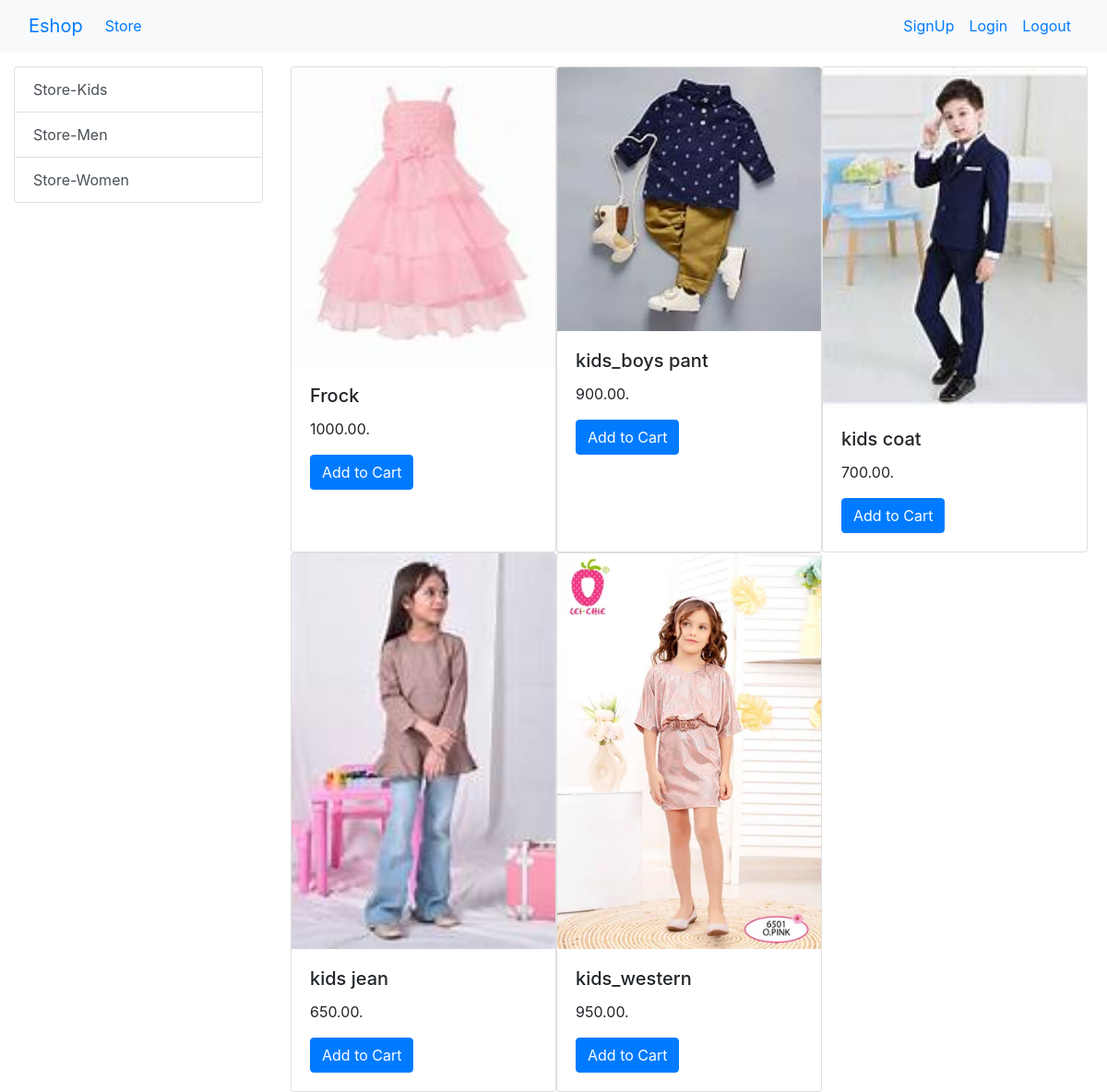
/?category=1, run on the app's committed database.
### Store/models/category.py (models this page shows)
class Category(models.Model):
    name=models.CharField(max_length=255)
    def __str__(self):
        return self.name
    @staticmethod
    def get_all_categories():
        return Category.objects.all()

### Store/models/product.py (models this page shows, shortened)
class Product(models.Model):
    name=models.CharField(max_length=50)
    description=models.TextField()
    price=models.DecimalField(max_digits=10,decimal_places=2)
    image=models.ImageField(upload_to='upload/products/')
    category=models.ForeignKey(Category,on_delete=models.CASCADE,default=1) # map caegory in product to delete and easya accesible for user
    def __str__(self):
        return self.name
    @staticmethod
    def get_all_products_by_categoriesid(category_id):
        if category_id:
            return Product.objects.filter(category=category_id)
        else:
            return Product.get_all_products()

### Store/views.py (the view)
# urls.py: path('', views.index, name='homepage'),
def index(request):
    products=None
    categories=None
    categories = Category.get_all_categories()
    categoryid=request.GET.get('category')
    if categoryid:
        products=Product.get_all_products_by_categoriesid(categoryid)
    else:
        products=Product.get_all_products()
    data = {}
    data['products']=products
    data['categories']=categories
    print(products)
    print(categories)
    return render(request, 'index.html', data)

### Store/templates/index.html
{% extends "base.html" %}
{% block content %}
<div class='container-fluid mt-3'>
  <div class="row">
  <div class="col-lg-3 mx-auto">
  <div class="list-group">
    {% for category in categories %}
    <a href="/?category={{ category.id }}" class="list-group-item list-group-item-action">{{ category.name }}</a>
    {% endfor %}
  </div>
  </div>
  <div id="products" class="col-lg-9">
<div class='row mx-auto'>
    {% for product in products %}
    <div class="card" style="width: 18rem;">
        <img class="card-img-top" src="{{ product.image.url }}" alt="Card image cap">
        <div class="card-body">
          <h5 class="card-title">{{ product.name }}</h5>
          <p class="card-text">{{ product.price }}.</p>
          <a href="#" class="btn btn-primary">Add to Cart</a>
        </div>
    </div>
    {% endfor %}
</div>
</div>
  </div>
</div>
{% endblock %}

### data on the page
Category: name "Store-Kids"
Category: name "Store-Men"
Category: name "Store-Women"
Product: image (picture), name "Frock", price "1000.00"
Product: image (picture), name "kids_boys pant", price "900.00"
Product: image (picture), name "kids coat", price "700.00"
Product: image (picture), name "kids jean", price "650.00"
Product: image (picture), name "kids_western", price "950.00"
